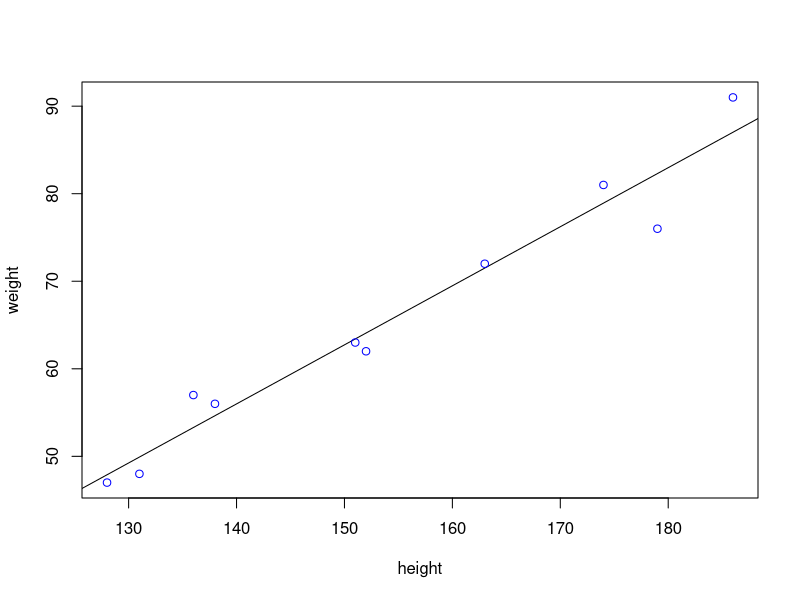

The R script that drew this image:
height <- c(151, 174, 138, 186, 128, 136, 179, 163, 152, 131)
weight <- c(63, 81, 56, 91, 47, 57, 76, 72, 62, 48)
plot(height,weight,abline(lm(weight~height)),col = "blue")